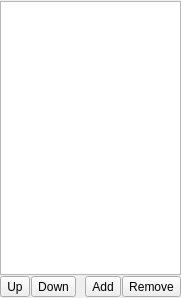
<?xml version="1.0" encoding="UTF-8"?>
<ui version="4.0">
 <class>LayersPanel</class>
 <widget class="QDockWidget" name="LayersPanel">
  <property name="geometry">
   <rect>
    <x>0</x>
    <y>0</y>
    <width>181</width>
    <height>298</height>
   </rect>
  </property>
  <property name="sizePolicy">
   <sizepolicy hsizetype="Preferred" vsizetype="Expanding">
    <horstretch>0</horstretch>
    <verstretch>0</verstretch>
   </sizepolicy>
  </property>
  <property name="allowedAreas">
   <set>Qt::LeftDockWidgetArea|Qt::RightDockWidgetArea</set>
  </property>
  <property name="windowTitle">
   <string>Layers</string>
  </property>
  <widget class="QWidget" name="dockWidgetContents">
   <layout class="QGridLayout" name="gridLayout">
    <property name="leftMargin">
     <number>0</number>
    </property>
    <property name="topMargin">
     <number>1</number>
    </property>
    <property name="rightMargin">
     <number>0</number>
    </property>
    <property name="bottomMargin">
     <number>1</number>
    </property>
    <property name="horizontalSpacing">
     <number>6</number>
    </property>
    <property name="verticalSpacing">
     <number>1</number>
    </property>
    <item row="0" column="0">
     <widget class="QListWidget" name="layersList"/>
    </item>
    <item row="1" column="0">
     <layout class="QHBoxLayout" name="controlButtons">
      <property name="spacing">
       <number>1</number>
      </property>
      <item>
       <widget class="QToolButton" name="controlUp">
        <property name="text">
         <string>Up</string>
        </property>
        <property name="icon">
         <iconset resource="resources.qrc">
          <normaloff>:/icons/up</normaloff>:/icons/up</iconset>
        </property>
        <property name="iconSize">
         <size>
          <width>25</width>
          <height>25</height>
         </size>
        </property>
       </widget>
      </item>
      <item>
       <widget class="QToolButton" name="controlDown">
        <property name="text">
         <string>Down</string>
        </property>
        <property name="icon">
         <iconset resource="resources.qrc">
          <normaloff>:/icons/down</normaloff>:/icons/down</iconset>
        </property>
        <property name="iconSize">
         <size>
          <width>25</width>
          <height>25</height>
         </size>
        </property>
       </widget>
      </item>
      <item>
       <spacer name="controlButtonsSpacer">
        <property name="orientation">
         <enum>Qt::Horizontal</enum>
        </property>
        <property name="sizeHint" stdset="0">
         <size>
          <width>40</width>
          <height>20</height>
         </size>
        </property>
       </spacer>
      </item>
      <item>
       <widget class="QToolButton" name="controlAdd">
        <property name="text">
         <string>Add</string>
        </property>
        <property name="icon">
         <iconset resource="resources.qrc">
          <normaloff>:/icons/add</normaloff>:/icons/add</iconset>
        </property>
        <property name="iconSize">
         <size>
          <width>25</width>
          <height>25</height>
         </size>
        </property>
       </widget>
      </item>
      <item>
       <widget class="QToolButton" name="controlRemove">
        <property name="text">
         <string>Remove</string>
        </property>
        <property name="icon">
         <iconset resource="resources.qrc">
          <normaloff>:/icons/remove</normaloff>:/icons/remove</iconset>
        </property>
        <property name="iconSize">
         <size>
          <width>25</width>
          <height>25</height>
         </size>
        </property>
       </widget>
      </item>
     </layout>
    </item>
   </layout>
  </widget>
 </widget>
 <resources>
  <include location="resources.qrc"/>
 </resources>
 <connections>
  <connection>
   <sender>controlUp</sender>
   <signal>clicked()</signal>
   <receiver>LayersPanel</receiver>
   <slot>layerUp()</slot>
   <hints>
    <hint type="sourcelabel">
     <x>17</x>
     <y>295</y>
    </hint>
    <hint type="destinationlabel">
     <x>18</x>
     <y>182</y>
    </hint>
   </hints>
  </connection>
  <connection>
   <sender>controlDown</sender>
   <signal>clicked()</signal>
   <receiver>LayersPanel</receiver>
   <slot>layerDown()</slot>
   <hints>
    <hint type="sourcelabel">
     <x>59</x>
     <y>295</y>
    </hint>
    <hint type="destinationlabel">
     <x>79</x>
     <y>182</y>
    </hint>
   </hints>
  </connection>
  <connection>
   <sender>controlAdd</sender>
   <signal>clicked()</signal>
   <receiver>LayersPanel</receiver>
   <slot>layerAdd()</slot>
   <hints>
    <hint type="sourcelabel">
     <x>130</x>
     <y>295</y>
    </hint>
    <hint type="destinationlabel">
     <x>125</x>
     <y>182</y>
    </hint>
   </hints>
  </connection>
  <connection>
   <sender>controlRemove</sender>
   <signal>clicked()</signal>
   <receiver>LayersPanel</receiver>
   <slot>layerRemove()</slot>
   <hints>
    <hint type="sourcelabel">
     <x>167</x>
     <y>295</y>
    </hint>
    <hint type="destinationlabel">
     <x>170</x>
     <y>182</y>
    </hint>
   </hints>
  </connection>
  <connection>
   <sender>layersList</sender>
   <signal>itemClicked(QListWidgetItem*)</signal>
   <receiver>LayersPanel</receiver>
   <slot>layerSelect(QListWidgetItem*)</slot>
   <hints>
    <hint type="sourcelabel">
     <x>39</x>
     <y>38</y>
    </hint>
    <hint type="destinationlabel">
     <x>95</x>
     <y>0</y>
    </hint>
   </hints>
  </connection>
 </connections>
 <slots>
  <slot>layerUp()</slot>
  <slot>layerDown()</slot>
  <slot>layerAdd()</slot>
  <slot>layerRemove()</slot>
  <slot>layerSelect(QListWidgetItem*)</slot>
 </slots>
</ui>
